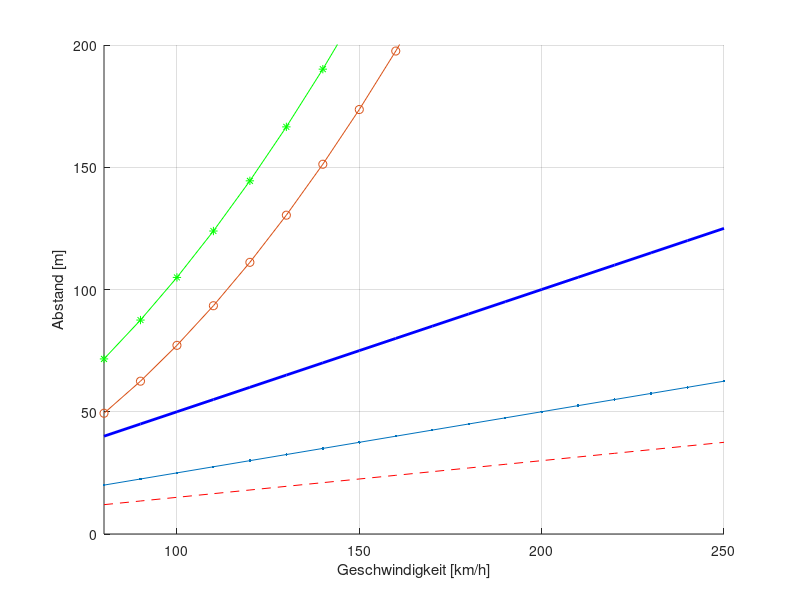

MATLAB code for this plot: (Note: this script raises an error after producing the figure.)
%%%%%%%%%%%%%%%%%%%%%%%%%%%%%%%%%%%%%%%%%%%%%%%%%%%%
% Sicherheitsabstand auf der Autobahn visualisiert %
%%%%%%%%%%%%%%%%%%%%%%%%%%%%%%%%%%%%%%%%%%%%%%%%%%%%
speed = 80:10:250;  % Geschwindigkeitsbereich [km/h]

%% Bußgeld in Deutschland
% Quelle Bußgeld: https://www.bussgeldkatalog.org/abstand/ (Stand: 21.01.2025)

v_2 = speed./2;          % Halber Tacho
v_4 = v_2.*(5/10);       % Viertel Tacho (Start Bußgeld)
v_2_3_10 = v_2.*(3/10);  % Start Fahrverbot (wenn über 100km/h)

%% Anhalteweg
% Quelle Beschleunigungswert: https://copradar.com/chapts/references/acceleration.html
% "Many safety experts use 15 ft/sec2 (0.47 g's) as the maximum deceleration
% that is safe for the average driver to maintain control"

breaking_acceleration = 5;  % [m/s^2]

speed_meter_per_second = speed/3.6;

reaction_time = 1;  % [s]
stop_distance_1s = ...
    speed_meter_per_second .* reaction_time + ...
    speed_meter_per_second.^2 ./ (2*breaking_acceleration);

reaction_time = 0;  % [s]
stop_distance_0s = ...
    speed_meter_per_second .* reaction_time + ...
    speed_meter_per_second.^2 ./ (2*breaking_acceleration);

%% Plot
figure(1); clf; grid on; hold on;
xlabel("Geschwindigkeit [km/h]"); ylabel("Abstand [m]");
ylim([0, 200]); xlim([80, 250]);

plot(speed, v_2, "b", "LineWidth",2)
plot(speed, v_4, ".-")
plot(speed, v_2_3_10, "r--")

plot(speed, stop_distance_1s, "g*-")
plot(speed, stop_distance_0s, "o-")

xline(130, "k--")  % Richtgeschwindigkeit

legend([...
    "Halber Tacho (Richtwert)", ...
    "Start Bußgeld (1/4)", ...
    "Start Fahrverbot (>100km/h)",...
    "Anhalteweg 1s Reaktionszeit",...
    "Anhalteweg 0s Reaktionszeit"
    ],...
    "Location","northwest")

set(gcf,'units','centimeters','position',[5,5, 22,18]);  % set size

saveas(gcf, 'overview.svg');  % save as image

%% Plot2 Vorderes Auto macht Vollbremsung (Abstand bei Stillstand)

distance_after_80 = 80*ones(size(speed)) + stop_distance_0s - stop_distance_1s;
distance_after_60 = 60*ones(size(speed)) + stop_distance_0s - stop_distance_1s;
distance_after_40 = 40*ones(size(speed)) + stop_distance_0s - stop_distance_1s;
distance_after_20 = 20*ones(size(speed)) + stop_distance_0s - stop_distance_1s;


figure(2); clf; grid on; hold on;
xlabel("Geschwindigkeit [km/h]"); ylabel("Abstand nach Vollbremsung [m]");
xlim([80, 250]); ylim([-20, max(distance_after_80)]);
title("Vollbremsung vom vorrausfahrenden Auto");

rectangle('Position',[0,-100,300,100],'FaceColor',[255/255, 176/255, 176/255],'LineWidth',0.001)

plot(speed, distance_after_80, "LineWidth",2)
plot(speed, distance_after_60, "LineWidth",2)
plot(speed, distance_after_40, "LineWidth",2)
plot(speed, distance_after_20, "LineWidth",2)

yline(0, "k", "Unfall-Linie", "LineWidth",2)
xline(130, "k--")  % Richtgeschwindigkeit

legend([...
    "80m Sicherheitsabstand", ...
    "60m Sicherheitsabstand", ...
    "40m Sicherheitsabstand",...
    "20m Sicherheitsabstand",...
    ],...
    "Location","northeast")

saveas(gcf, 'vollbremsung_auto_vorne.svg');  % save as image
